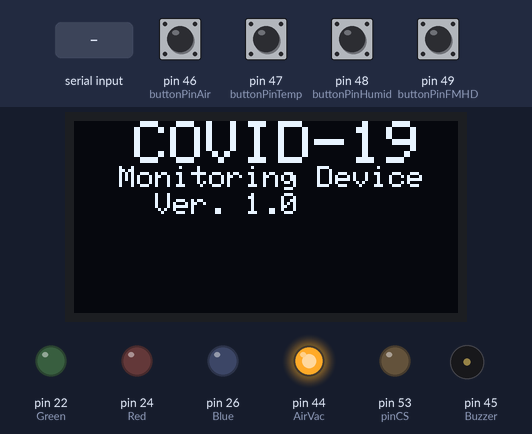
Recording of a sketch running on a simulated Arduino Mega 2560, built with avr-gcc and run on an emulated ATmega2560. On the bench: 128×64 one-colour display, output pins drawn as LEDs (lit = HIGH), buzzer (waves = sounding, pin HIGH). The test bench sets the inputs (shaded band); at power-on: pin 46 (buttonPinAir), pin 47 (buttonPinTemp), pin 48 (buttonPinHumid), pin 49 (buttonPinFMHD) LOW. Storage starts empty; what the sketch prints to the serial monitor is not drawn.

Above: at 2.1 s.
At 9.3 s:
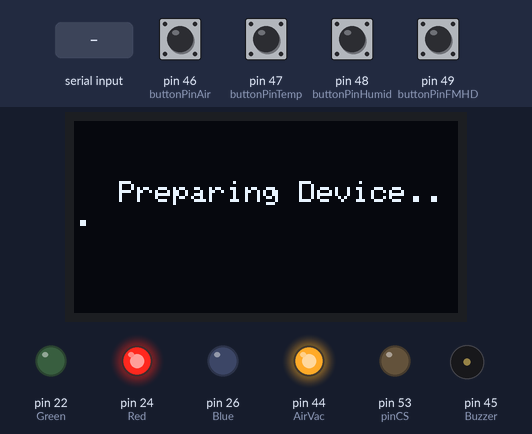
9.4 s: "1" received over the second serial link
At 10.3 s:
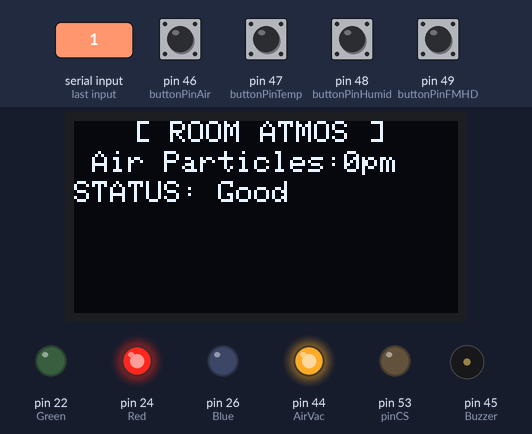
At 13.6 s:
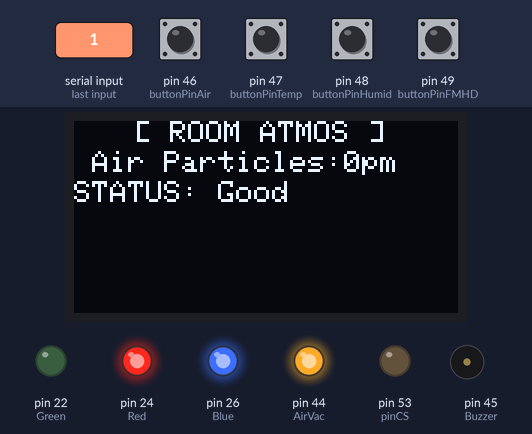
14.0 s: "0" received over the second serial link
17.0 s: "2" received over the second serial link
Timing chart, 0 to 21.9 s (numbered marks = the images above; inputs shaded):
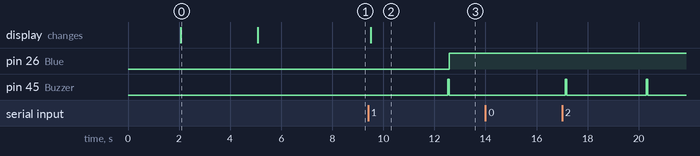

Measured:
- after the input at 9.4 s, pin 26 (Blue): LOW → HIGH after 3.2 s; pin 45 (Buzzer): LOW → HIGH after 3.1 s, → LOW 0.05 s later; the display: changes after 0.12 s (image 2)
- after the input at 14.0 s, every drawn part: stays the same
- what the display in image 0 shows lasts 3.0 s, from 2.1 s to 5.1 s

The sketch:

ATMOS_Master-MonitorFilter.ino
```cpp
#include <SPI.h>
#include <SD.h>
#include <Wire.h>
#include <Adafruit_GFX.h>
#include <Adafruit_SSD1306.h>
#include <SoftwareSerial.h>

char col;
unsigned int PMSa = 0, FMHDSa = 0, TPSa = 0, HDSa = 0, PMSb = 0, FMHDSb = 0, TPSb = 0, HDSb = 0;
unsigned int FMHDS = 0, TPS = 0, HDS = 0, CR1 = 0, CR2 = 0;
volatile unsigned int PMS = 0;
unsigned char buffer_RTT[40] = {};   //Serial buffer; Received Data
char tempStr[15];
char hmdStr[15];

#define OLED_RESET 4
Adafruit_SSD1306 display(OLED_RESET);

#define SCREEN_WIDTH 128 // OLED display width, in pixels
#define SCREEN_HEIGHT 64 // OLED display height, in pixels

File myFile;
int pinCS = 53;
int condition;

const int PinAirVac = 45;
const int buttonPinAir = 46;
const int buttonPinTemp = 47;
const int buttonPinHumid = 48;
const int buttonPinFMHD = 49;

int buttonStateA = 0;
int buttonStateB = 0;
int buttonStateC = 0;
int buttonStateD = 0;

void setup()
{
  Serial.begin(115200);
  Serial1.begin(9600);
  pinMode(pinCS, OUTPUT);  //SD Card

  pinMode(46, INPUT);  //Displays Air Particulates
  pinMode(47, INPUT);  //Displays Temperature
  pinMode(48, INPUT);  //Displays Humidity
  pinMode(49, INPUT);  //Displays Formaldehyde Concentration

  pinMode(44, OUTPUT);  //AirVac
  pinMode(45, OUTPUT);  //Buzzer
  pinMode(26, OUTPUT);  //Blue
  pinMode(24, OUTPUT);  //Red
  pinMode(22, OUTPUT);  //Green

  digitalWrite(44, HIGH);

  // 12c OLED Config
  if (!display.begin(SSD1306_SWITCHCAPVCC, 0x3C)) {
    Serial.println(F("SSD1306 allocation failed"));
    for (;;);
  }
  delay(2000);
  display.clearDisplay();
  display.setTextColor(WHITE);

  //OLED Splash Screen
      display.clearDisplay();
      display.setTextSize(2);
      display.setCursor(20, 0);
      display.print("COVID-19");
      display.setTextSize(1);
      display.setCursor(15, 15);
      display.print("Monitoring Device");
      display.setTextSize(1);
      display.setCursor(15, 24);
      display.print("  Ver. 1.0     ");
      display.display();
      delay(3000);

      display.clearDisplay();
      display.setTextSize(1);
      display.setCursor(15, 20);
      display.print("Preparing Device...");
      display.display();
      delay(3000);
      display.clearDisplay();
      condition = 0;

   if (SD.begin()){
    Serial.println("SD card is ready to use.");
   }

   else {
    Serial.println("SD card initialization failed");
    return;
   }


  digitalWrite(26, LOW);
  digitalWrite(24, HIGH);
  digitalWrite(22, LOW);
}

void loop()
{

  while (!Serial1.available());
  while (Serial1.available() > 0)     //Data check: weather there is any Data in Serial1
  {
    for (int i = 0; i < 40; i++)
    {
      col = Serial1.read();
      buffer_RTT[i] = (char)col;
      delay(2);
    }

    Serial1.flush();

    CR1 = (buffer_RTT[38] << 8) + buffer_RTT[39];
    CR2 = 0;
    for (int i = 0; i < 38; i++)
      CR2 += buffer_RTT[i];
    if (CR1 == CR2)                        //Check
    {
      PMSa = buffer_RTT[12];          //Read PM2.5 High 8-bit
      PMSb = buffer_RTT[13];          //Read PM2.5 Low 8-bit
      PMS = (PMSa << 8) + PMSb;       //PM2.5 value
      FMHDSa = buffer_RTT[28];        //Read Formaldehyde High 8-bit
      FMHDSb = buffer_RTT[29];        //Read Formaldehyde Low 8-bit
      FMHDS = (FMHDSa << 8) + FMHDSb; //Formaldehyde value
      TPSa = buffer_RTT[30];          //Read Temperature High 8-bit
      TPSb = buffer_RTT[31];          //Read Temperature Low 8-bit
      TPS = (TPSa << 8) + TPSb;       //Temperature value
      HDSa = buffer_RTT[32];          //Read Humidity High 8-bit
      HDSb = buffer_RTT[33];          //Read Humidity Low 8-bit
      HDS = (HDSa << 8) + HDSb;       //Humidity value
    }
    else
    {
      PMS = 0;
      FMHDS = 0;
      TPS = 0;
      HDS = 0;
    }
  }

  sprintf(tempStr, "%d%d.%d", TPS / 100, (TPS / 10) % 10, TPS % 10);
  sprintf(hmdStr, "%d%d.%d", HDS / 100, (HDS / 10) % 10, HDS % 10);

  Serial.println(String("Temperature: ") + tempStr + "," + String("Humidity: ") + hmdStr + "," + String(" Formaldehyde%: ") + FMHDS + "," +String(" Particulate Matters%: ") + PMS );
  Serial.println();

    buttonStateA = digitalRead(buttonPinAir);
    buttonStateB = digitalRead(buttonPinTemp);
    buttonStateC = digitalRead(buttonPinHumid);
    buttonStateD = digitalRead(buttonPinFMHD);

      display.clearDisplay();
      display.setTextSize(1);
      display.setCursor(20, 0);
      display.print("[ ROOM ATMOS ]");
      display.setTextSize(1);
      display.setCursor(0, 10);
      display.print(" Air Particles:");
      display.setTextSize(1);
      display.setCursor(90, 10);
      display.print(PMS);
      display.print("pm");
      if (condition == 1){
         display.setTextSize(1);
         display.setCursor(0 , 20);
         display.print("STATUS:");
         display.print(" Bad");
      }
      else if (condition == 0){
         display.setTextSize(1);
         display.setCursor(0 , 20);
         display.print("STATUS:");
         display.print(" Good");
      }
      display.display();
      dataLogging(tempStr, hmdStr, FMHDS, PMS);

      if (PMS  >= 10) {
        digitalWrite(44, LOW);
        digitalWrite(26, HIGH);
        digitalWrite(24, LOW);
        digitalWrite(22, HIGH);
        digitalWrite(45, HIGH);
        delay(700);
        digitalWrite(45, LOW);
        condition = 1;
      }

      else {
        digitalWrite(44, HIGH);
        digitalWrite(45, HIGH);
        delay(50);
        digitalWrite(45, LOW);
        digitalWrite(26, HIGH);
        digitalWrite(24, HIGH);
        digitalWrite(22, LOW);
        condition = 0;
      }


}

void dataLogging(int tempStr, int hmdStr, int FMHDS, int PMS){

  myFile = SD.open("test.txt", FILE_WRITE);
  if (myFile) {
    myFile.print(tempStr);
    myFile.print(",");
    myFile.print(hmdStr);
    myFile.print(",");
    myFile.print(FMHDS);
    myFile.print(",");
    myFile.print(PMS);
    myFile.println();
    myFile.close(); // close the file
  }
  else {
    Serial.println("error opening test.txt");
  }
  delay(3000);
}

// 12C = 0x3C
```
